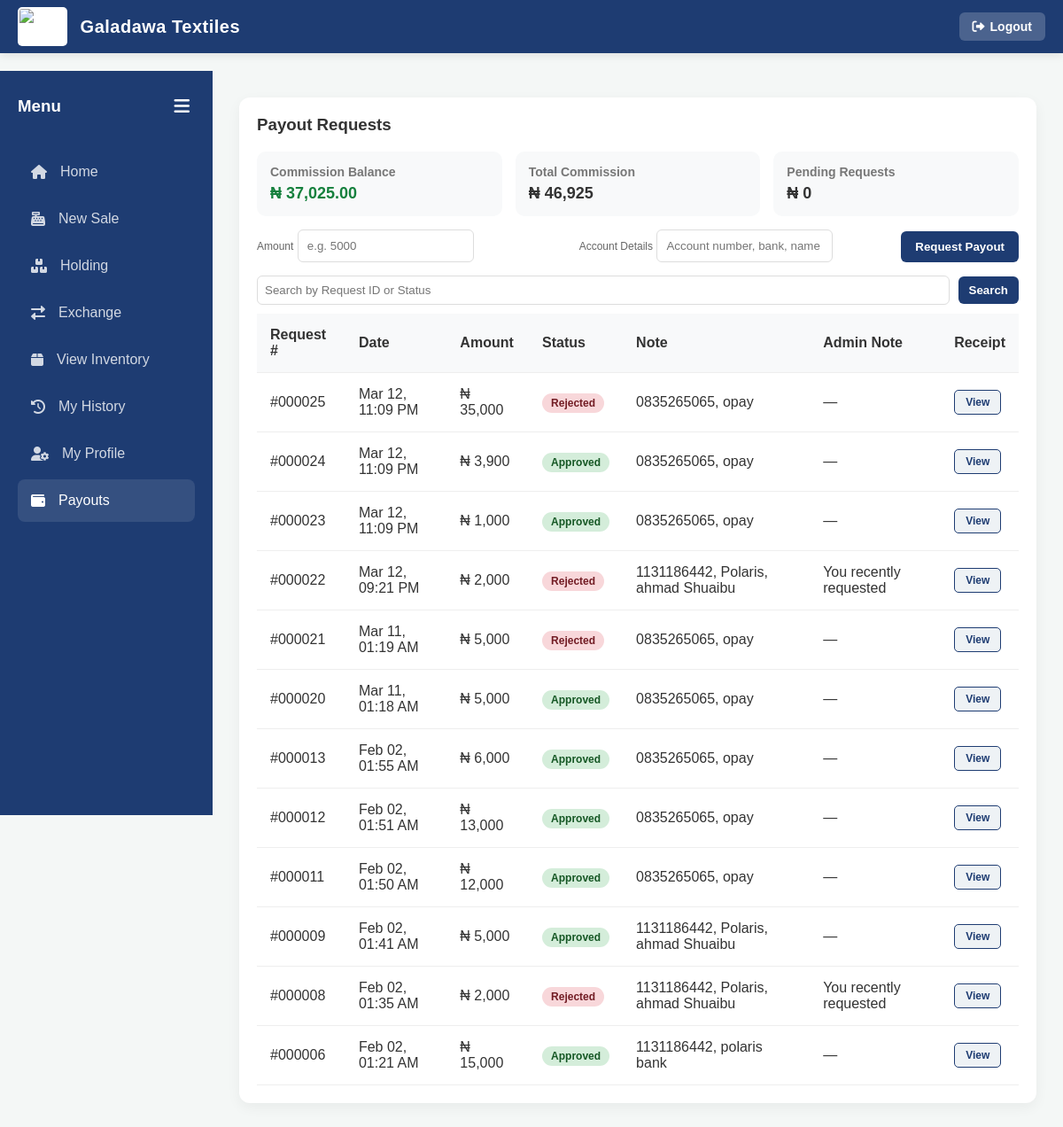
The page /sales/payouts.php (signed in) on the database its author committed.
### tables this page shows
CREATE TABLE `payout_requests` (
  `id` int(11) NOT NULL,
  `user_id` int(11) NOT NULL,
  `amount` decimal(10,2) NOT NULL,
  `status` enum('pending','approved','rejected') NOT NULL DEFAULT 'pending',
  `requested_at` datetime NOT NULL DEFAULT current_timestamp(),
  `reviewed_at` datetime DEFAULT NULL,
  `reviewed_by` int(11) DEFAULT NULL,
  `note` varchar(255) DEFAULT NULL,
  `review_note` varchar(255) DEFAULT NULL,
  `user_unread` tinyint(1) NOT NULL DEFAULT 0,
  `admin_unread` tinyint(1) NOT NULL DEFAULT 0
);

### includes/payouts.php (called while the page is built, shortened)
<?php
function galadawa_table_exists($conn, $tableName) {
    $tableName = $conn->real_escape_string($tableName);
    $res = $conn->query("SHOW TABLES LIKE '$tableName'");
    return $res && $res->num_rows > 0;
}
function galadawa_column_exists($conn, $tableName, $columnName) {
    $tableName = $conn->real_escape_string($tableName);
    $columnName = $conn->real_escape_string($columnName);
    $res = $conn->query("SHOW COLUMNS FROM `$tableName` LIKE '$columnName'");
    return $res && $res->num_rows > 0;
}
function get_commission_totals($conn, $user_id, $rate = 0.05) {
    $res_sales = $conn->query("SELECT SUM(total_amount) as total FROM sales WHERE user_id = '$user_id'");
    $gross_sales = $res_sales ? (float)($res_sales->fetch_assoc()['total'] ?? 0) : 0.0;
    $exchange_adjustment = 0.0;
    $first_exchange_at = null;
    if (galadawa_table_exists($conn, 'exchange_transactions')) {
        $exchangeOwnerColumn = galadawa_column_exists($conn, 'exchange_transactions', 'commission_user_id')
            ? 'commission_user_id'
            : 'user_id';
        $res_exchange = $conn->query("SELECT SUM(amount_difference) as total FROM exchange_transactions WHERE $exchangeOwnerColumn = '$user_id'");
        $exchange_adjustment = $res_exchange ? (float)($res_exchange->fetch_assoc()['total'] ?? 0) : 0.0;
        $res_exchange_baseline = $conn->query("SELECT MIN(created_at) as first_exchange_at FROM exchange_transactions WHERE $exchangeOwnerColumn = '$user_id'");
        $first_exchange_at = $res_exchange_baseline ? ($res_exchange_baseline->fetch_assoc()['first_exchange_at'] ?? null) : null;
    }
    $total_sales = $gross_sales + $exchange_adjustment;
    $total_commission = $total_sales * $rate;
    $res_baseline = $conn->query("SELECT MIN(created_at) as first_sale_at FROM sales WHERE user_id = '$user_id'");
    $first_sale_at = $res_baseline ? ($res_baseline->fetch_assoc()['first_sale_at'] ?? null) : null;
    $activity_points = array_filter([$first_sale_at, $first_exchange_at]);
    $first_activity_at = !empty($activity_points) ? min($activity_points) : null;
    if (!empty($first_activity_at)) {
        $first_activity_at_safe = $conn->real_escape_string($first_activity_at);
        $date_filter = " AND requested_at >= '$first_activity_at_safe'";
        $res_paid = $conn->query("SELECT SUM(amount) as total FROM payout_requests WHERE user_id = '$user_id' AND status = 'approved'$date_filter");
        $paid_out = $res_paid ? (float)($res_paid->fetch_assoc()['total'] ?? 0) : 0.0;
        $res_pending = $conn->query("SELECT SUM(amount) as total FROM payout_requests WHERE user_id = '$user_id' AND status = 'pending'$date_filter");
        $pending_out = $res_pending ? (float)($res_pending->fetch_assoc()['total'] ?? 0) : 0.0;
    } else {
        $paid_out = 0.0;
        $pending_out = 0.0;
    }
    $balance = $total_commission - $paid_out - $pending_out;
    $available = $balance > 0 ? $balance : 0.0;
    $outstanding = $balance < 0 ? abs($balance) : 0.0;
    return [
        'total_sales' => $total_sales,
        'gross_sales' => $gross_sales,
        'exchange_adjustment' => $exchange_adjustment,
        'total_commission' => $total_commission,
        'paid_out' => $paid_out,
        'pending_out' => $pending_out,
        'balance' => $balance,
        'available' => $available,
        'outstanding' => $outstanding
    ];
}

### sales/payouts.php (the view, shortened to what this page needs)
<?php
include '../includes/db_connect.php';
include '../includes/payouts.php';
$user_id = $_SESSION['user_id'];
$conn->query("UPDATE payout_requests SET user_unread = 0 WHERE user_id = '$user_id' AND user_unread = 1");
$commission = get_commission_totals($conn, $user_id, 0.05);
$search = "";
$payouts = [];
$where = "user_id = '$user_id'";
$res_payouts = $conn->query("SELECT * FROM payout_requests WHERE $where ORDER BY id DESC");
if ($res_payouts) { while ($row = $res_payouts->fetch_assoc()) { $payouts[] = $row; } }
$unread_count = get_user_unread_count($conn, $user_id);
?>
<!DOCTYPE html>
<html lang="en">
<head>
    <link rel="stylesheet" href="https://cdnjs.cloudflare.com/ajax/libs/font-awesome/6.0.0/css/all.min.css">
    <link rel="stylesheet" href="../css/toastify.min.css">
</head>
<body class="sales-mobile-ui">
<?php $is_dashboard = true; include '../includes/topbar.php'; ?>
    <div class="dashboard-container">
        <div class="sidebar" id="sidebar">
            <div class="sidebar-header">
                <h3>Menu</h3>
                <button class="toggle-btn" onclick="toggleSidebar()"><i class="fas fa-bars"></i></button>
            </div>
            <a href="dashboard.php"><i class="fas fa-home"></i> <span>Home</span></a>
            <a href="pos.php"><i class="fas fa-cash-register"></i> <span>New Sale</span></a>
            <a href="holding_orders.php"><i class="fas fa-boxes-stacked"></i> <span>Holding</span></a>
            <a href="exchange.php"><i class="fas fa-right-left"></i> <span>Exchange</span></a>
            <a href="inventory_view.php"><i class="fas fa-box"></i> <span>View Inventory</span></a>
            <a href="my_history.php"><i class="fas fa-history"></i> <span>My History</span></a>
            <a href="profile.php"><i class="fas fa-user-cog"></i> <span>My Profile</span></a>
            <a href="payouts.php" class="active"><i class="fas fa-wallet"></i> <span>Payouts</span><?php if ($unread_count > 0): ?><span class="notif-dot"></span><?php endif; ?></a>
        </div>
        <div class="main-content">
            <div class="payout-card">
                <h3 style="margin-top:0;">Payout Requests</h3>
                <div class="payout-grid">
                    <div class="payout-stat">
                        <h4>Commission Balance</h4>
                        <p id="balanceAmount" class="<?php echo $commission['balance'] < 0 ? 'amount-negative' : 'amount-positive'; ?>">₦ <?php echo number_format($commission['balance'], 2); ?></p>
                    </div>
                    <div class="payout-stat">
                        <h4>Total Commission</h4>
                        <p id="totalCommissionAmount">₦ <?php echo number_format($commission['total_commission']); ?></p>
                    </div>
                    <div class="payout-stat">
                        <h4>Pending Requests</h4>
                        <p id="pendingCommissionAmount">₦ <?php echo number_format($commission['pending_out']); ?></p>
                    </div>
                </div>
                <form method="POST" class="payout-form" id="payoutForm">
                    <div>
                        <label style="font-size:12px; color:#666;">Amount</label>
                        <input type="number" name="payout_amount" id="payoutAmount" step="0.01" min="0.01" placeholder="e.g. 5000" data-available="<?php echo $commission['available']; ?>">
                    </div>
                    <div>
                        <label style="font-size:12px; color:#666;">Account Details</label>
                        <input type="text" name="account_details" placeholder="Account number, bank, name" required>
                    </div>
                    <button type="submit" name="request_payout" class="btn-request" id="payoutBtn">Request Payout</button>
                </form>
                <div style="margin-top:15px;">
                    <form method="GET" class="payout-search-form">
                        <input type="text" name="search" value="<?php echo htmlspecialchars($search); ?>" placeholder="Search by Request ID or Status" style="padding:8px; border:1px solid #ddd; border-radius:6px; flex:1;">
                        <button type="submit" class="btn-request" style="padding:8px 12px;">Search</button>
                    </form>
                    <div class="table-wrap">
                    <table class="styled-table">
                        <thead>
                            <tr>
                                <th>Request #</th>
                                <th>Date</th>
                                <th>Amount</th>
                                <th>Status</th>
                                <th>Note</th>
                                <th>Admin Note</th>
                                <th>Receipt</th>
                            </tr>
                        </thead>
                        <tbody id="salesPayoutsTableBody">
                            <?php if (count($payouts) > 0): ?>
                                <?php foreach ($payouts as $p): ?>
                                    <tr>
                                        <td>#<?php echo str_pad($p['id'], 6, '0', STR_PAD_LEFT); ?></td>
                                        <td><?php echo date('M d, h:i A', strtotime($p['requested_at'])); ?></td>
                                        <td>₦ <?php echo number_format($p['amount']); ?></td>
                                        <td><span class="badge <?php echo $p['status']; ?>"><?php echo ucfirst($p['status']); ?></span></td>
                                        <td><?php echo !empty($p['note']) ? htmlspecialchars($p['note']) : '—'; ?></td>
                                            <td><?php echo !empty($p['review_note']) ? htmlspecialchars($p['review_note']) : '—'; ?></td>
                                            <td>
                                                <button class="btn-view" onclick="window.open('payout_receipt.php?id=<?php echo $p['id']; ?>','PayoutReceipt','width=420,height=600')">View</button>
                                            </td>
                                        </tr>
                                <?php endforeach; ?>
                            <?php else: ?>
                                <tr><td colspan="7" style="text-align:center; color:#999;">No payout requests yet.</td></tr>
                            <?php endif; ?>
                        </tbody>
                    </table>
                    </div>
                </div>
            </div>
        </div>
    </div>
</body>
</html>

### sales/payouts.php (style rules this page uses)
body { font-family: 'Poppins', sans-serif; margin: 0; background-color: #f4f7f6; color: #333; }
.dashboard-container { display: flex; min-height: 100vh; }
.sidebar { width: 250px; background: #1e3c72; color: white; display: flex; flex-direction: column; padding: 20px; transition: width 0.3s; position: sticky; top: 0; height: 100vh; overflow: hidden; }
.sidebar-header { display: flex; justify-content: space-between; align-items: center; margin-bottom: 30px; height: 40px; }
.toggle-btn { background: none; border: none; color: white; font-size: 20px; cursor: pointer; }
.sidebar a { color: rgba(255,255,255,0.8); padding: 15px; margin-bottom: 5px; border-radius: 8px; display: flex; align-items: center; gap: 15px; text-decoration: none; transition: 0.3s; white-space: nowrap; position: relative; }
.sidebar a:hover, .sidebar a.active { background: rgba(255,255,255,0.1); color: white; }
.main-content { flex: 1; padding: 30px; }
.payout-card { background: white; border-radius: 12px; padding: 20px; box-shadow: 0 5px 15px rgba(0,0,0,0.05); }
.payout-grid { display: grid; grid-template-columns: 1fr 1fr 1fr; gap: 15px; margin-bottom: 15px; }
.payout-stat { background: #f8f9fa; border-radius: 10px; padding: 15px; }
.payout-stat h4 { margin: 0; font-size: 14px; color: #777; }
.payout-stat p { margin: 6px 0 0; font-size: 18px; font-weight: bold; }
.amount-positive { color: #15803d; }
.payout-form { display: grid; grid-template-columns: 1fr 1fr auto; gap: 10px; align-items: end; }
.payout-form input { padding: 10px; border: 1px solid #ddd; border-radius: 6px; }
.btn-request { padding: 10px 16px; background: #1e3c72; color: #fff; border: none; border-radius: 6px; cursor: pointer; font-weight: 600; }
.badge { padding: 4px 10px; border-radius: 12px; font-size: 12px; font-weight: 600; }
.badge.approved { background: #d4edda; color: #155724; }
.badge.rejected { background: #f8d7da; color: #721c24; }
.styled-table { width: 100%; border-collapse: collapse; }
.styled-table thead tr { background-color: #f8f9fa; color: #333; text-align: left; }
.styled-table th, .styled-table td { padding: 15px; border-bottom: 1px solid #eee; }
.btn-view { padding: 6px 12px; background: #eef2f5; color: #1e3c72; border: 1px solid #1e3c72; border-radius: 5px; cursor: pointer; font-size: 12px; font-weight: 600; }
.table-wrap { overflow-x: auto; -webkit-overflow-scrolling: touch; }
.styled-table { min-width: 860px; }
.payout-search-form { margin-bottom:10px; display:flex; gap:10px; align-items:center; }

### rows shown on the page
payout_requests: id "000025", requested_at "Mar 12, 11:09 PM", amount "35,000", status "Rejected", note "0835265065, opay"
payout_requests: id "000024", requested_at "Mar 12, 11:09 PM", amount "3,900", status "Approved", note "0835265065, opay"
payout_requests: id "000023", requested_at "Mar 12, 11:09 PM", amount "1,000", status "Approved", note "0835265065, opay"
payout_requests: id "000022", requested_at "Mar 12, 09:21 PM", amount "2,000", status "Rejected", note "1131186442, Polaris, ahmad Shuaibu", review_note "You recently requested"
payout_requests: id "000021", requested_at "Mar 11, 01:19 AM", amount "5,000", status "Rejected", note "0835265065, opay"
payout_requests: id "000020", requested_at "Mar 11, 01:18 AM", amount "5,000", status "Approved", note "0835265065, opay"
payout_requests: id "000013", requested_at "Feb 02, 01:55 AM", amount "6,000", status "Approved", note "0835265065, opay"
payout_requests: id "000012", requested_at "Feb 02, 01:51 AM", amount "13,000", status "Approved", note "0835265065, opay"
payout_requests: id "000011", requested_at "Feb 02, 01:50 AM", amount "12,000", status "Approved", note "0835265065, opay"
payout_requests: id "000009", requested_at "Feb 02, 01:41 AM", amount "5,000", status "Approved", note "1131186442, Polaris, ahmad Shuaibu"
payout_requests: id "000008", requested_at "Feb 02, 01:35 AM", amount "2,000", status "Rejected", note "1131186442, Polaris, ahmad Shuaibu", review_note "You recently requested"
payout_requests: id "000006", requested_at "Feb 02, 01:21 AM", amount "15,000", status "Approved", note "1131186442, polaris bank"

### other values the page prints
$commission['balance'] "37,025.00"
$commission['total_commission'] "46,925"
$commission['pending_out'] "0"
